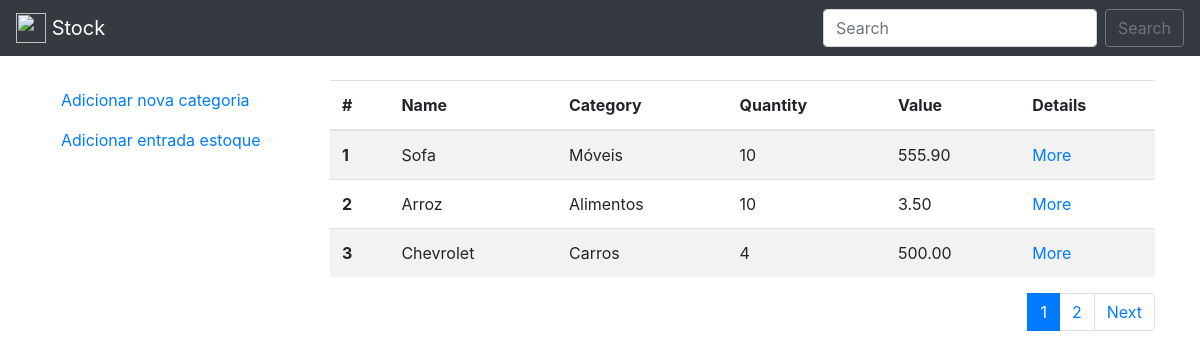
The page / on the database its author committed.
### stock_control/models.py (models this page shows, shortened)
class Stock(models.Model):
    name = models.CharField(max_length=100)
    category = models.ForeignKey(
        Category, null=True, on_delete=models.SET_NULL
    )
    quantity = models.IntegerField()
    unitary_value = models.DecimalField(max_digits=5, decimal_places=2)
    created_date = models.DateTimeField(default=timezone.now)
    published_date = models.DateTimeField(blank=True, null=True)
    class Meta:
        verbose_name = 'Stock'
        verbose_name_plural = 'Stocks'
        ordering=['id']

class Category(models.Model):
    name = models.CharField(max_length=100)
    description = models.CharField(max_length=200)
    class Meta:
        verbose_name = 'Category'
        verbose_name_plural = 'Categories'
    def __str__(self):
        return self.name

### stock_control/views.py (the view)
# urls.py: path('', views.stock_list, name='stock_list'),
def stock_list(request):
    stock = Stock.objects.all()
    all_stock = Paginator(stock, 3)
    page_number = request.GET.get('page')
    page_obj = all_stock.get_page(page_number)
    return render(request, 'stock_control/stock_list.html', {
        'all_stock': page_obj,
        'range_pages': range(1, page_obj.paginator.num_pages+1)
    })

### stock_control/templates/stock_control/stock_list.html (shortened to what this page needs)
<!doctype html>
<html lang="en">
<head>
  <link rel="stylesheet" href="https://stackpath.bootstrapcdn.com/bootstrap/4.4.1/css/bootstrap.min.css"
>
</head>
<body>
  <nav class="navbar navbar-dark bg-dark">
    <a class="navbar-brand" href="#">
      <img src="/docs/4.4/assets/brand/bootstrap-solid.svg" width="30" height="30" class="d-inline-block align-top"
        alt="">
      Stock
    </a>
    <form action="{% url 'search_results' %}" method="GET" class="form-inline my-2 my-lg-0">
      <input name="q" class="form-control mr-sm-2" type="search" placeholder="Search" aria-label="Search">
      <button class="btn btn-outline-secondary my-2 my-sm-0" type="submit">Search</button>
    </form>
  </nav>
  <div class="container mt-4">
    <div class="row">
      <div class="col-3">
        <ul class="nav flex-column">
          <li class="nav-item">
            <a class="nav-link" href="{% url 'category_add' %}">Adicionar nova categoria</a>
          </li>
          <li class="nav-item">
            <a class="nav-link" href="{% url 'stock_add' %}">Adicionar entrada estoque</a>
          </li>
        </ul>
      </div>
      <div class="col-9">
        <table class="table table-striped">
          <thead>
            <tr>
              <th scope="col">#</th>
              <th scope="col">Name</th>
              <th scope="col">Category</th>
              <th scope="col">Quantity</th>
              <th scope="col">Value</th>
              <th scope="col">Details</th>
            </tr>
          </thead>
          <tbody>
            {% for stock in all_stock %}
            <tr>
              <th scope="row">{{ stock.id }}</th>
              <td>{{ stock.name }}</td>
              <td>{{ stock.category }}</td>
              <td>{{ stock.quantity }}</td>
              <td>{{ stock.unitary_value }}</td>
              <td><a href="{% url 'stock_detail' stock.id%}"> More </a></td>
            </tr>
            {% endfor %}
          </tbody>
        </table>
        <nav aria-label="Page navigation example">
          <ul class="pagination justify-content-end">
            {% for page in range_pages %}
            {% if page != all_stock.number %}
            <li class="page-item"><a class="page-link" href="?page={{ page }}">{{ page }}</a></li>
            {% else %}
            <li class="page-item active"><a class="page-link" href="?page={{ page }}">{{ page }}</a></li>
            {% endif %}
            {% endfor %}
            <li class="page-item">
              {% if all_stock.has_next %}
              <a href="?page={{ all_stock.next_page_number }}" class="page-link" href="#">Next</a>
              {% endif %}
            </li>
          </ul>
        </nav>
      </div>
    </div>
  </div>
</body>
</html>

### rows shown on the page
Stock: id "1", name "Sofa", category "Móveis", quantity "10", unitary_value "555.90"
Stock: id "2", name "Arroz", category "Alimentos", quantity "10", unitary_value "3.50"
Stock: id "3", name "Chevrolet", category "Carros", quantity "4", unitary_value "500.00"

### other values the page prints
{{ page }} "1"
{{ page }} "2"
